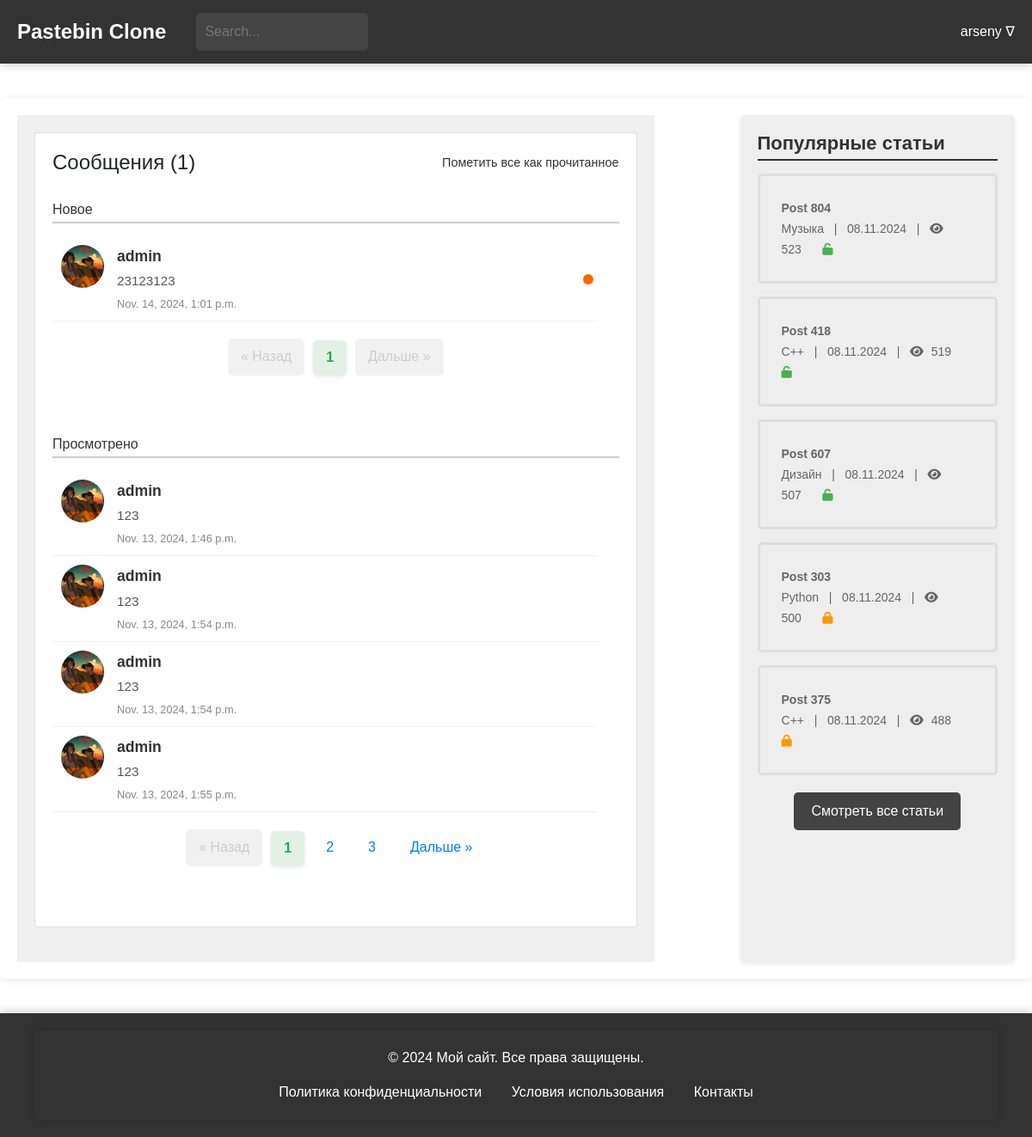
/general/messages/ (signed in), run on the app's committed database.
### users/models.py (models this page shows)
class CustomUser(AbstractUser):
    bio = models.TextField(blank=True, null=True)
    favorites = models.ManyToManyField('blog.Paste', related_name='favorited_by', blank=True)
    address = models.CharField(max_length=100, blank=True, null=True)
    avatar = models.ImageField(upload_to='avatars/', blank=True, null=True)
    groups = models.ManyToManyField(
        'auth.Group',
        related_name='customuser_set',
        blank=True
    )
    user_permissions = models.ManyToManyField(
        'auth.Permission',
        related_name='customuser_set',
        blank=True
    )
    def __str__(self):
        return self.username
    class Meta:
        verbose_name = "Пользователь"
        verbose_name_plural = "Пользователи"

### general/models.py (models this page shows, shortened)
class Messages(models.Model):
    user = models.ForeignKey(CustomUser, on_delete=models.CASCADE, related_name='message_receiver', default=None)
    sender = models.ForeignKey(CustomUser, on_delete=models.CASCADE, related_name='message_sender', default=None)
    post = models.ForeignKey(Paste, on_delete=models.CASCADE)
    text = models.TextField()
    send_time = models.DateTimeField(auto_now_add=True)
    is_checked = models.BooleanField(default=False)
    class Meta:
        verbose_name = 'Сообщение'
        verbose_name_plural = 'Сообщения'

### blog/models.py (models this page shows, shortened)
class Paste(models.Model):
    ACCESS_STATUS_CHOICES = [
        (0, 'Private'),
        (1, 'Public'),
        (2, 'Draft'),
    ]
    TIME_LIVE_CHOICES = [
        (None, 'Никогда'),
        (timedelta(minutes=2), 'Через 2 минуты'),
        (timedelta(hours=1), 'Через 1 час'),
        (timedelta(days=1), 'Через 1 день'),
        (timedelta(weeks=1), 'Через 1 неделю'),
    ]
    title = models.CharField(max_length=200)
    content = models.TextField()
    author = models.ForeignKey(User, on_delete=models.CASCADE)
    created_at = models.DateTimeField(auto_now_add=True)
    updated_at = models.DateTimeField(auto_now=True)
    slug = models.UUIDField(default=uuid.uuid4, editable=False, unique=True)
    tags = models.ManyToManyField(Tag, related_name='posts')
    category = models.ForeignKey(Category, on_delete=models.SET_NULL, null=True)
    access_status = models.IntegerField(choices=ACCESS_STATUS_CHOICES, default=1)
    time_live = models.DurationField(null=True, blank=True)
    password = models.CharField(max_length=100, null=True, blank=True)
    is_delete_after_read = models.BooleanField(default=False)
    views_count = models.PositiveIntegerField(default=0)
    favourite_count = models.PositiveIntegerField(default=0)
    def get_formatted_created_at(self):
        return self.created_at.strftime('%d.%m.%Y')
    class Meta:
        verbose_name = 'Паста'
        verbose_name_plural = 'Паста'

class Category(models.Model):
    name = models.CharField(max_length=30, unique=True)
    parent = models.ForeignKey(
        'self',
        on_delete=models.CASCADE,
        null=True, blank=True,
        related_name='subcategories'
    )
    def __str__(self):
        return self.name
    class Meta:
        verbose_name = 'Категория'
        verbose_name_plural = 'Категории'

### general/views.py (the view)
# urls.py: path('messages/', views.messages, name='messages'),
def messages(request):
    mess = Messages.objects.all().filter(user=request.user)
    unread_messages = mess.filter(is_checked=False)
    read_messages = mess.filter(is_checked=True)
    unread_paginator = Paginator(unread_messages, 4)  # 10 сообщений на страницу
    unread_page_number = request.GET.get('unread_page')
    unread_page_obj = unread_paginator.get_page(unread_page_number)
    read_paginator = Paginator(read_messages, 4)  # 10 сообщений на страницу
    read_page_number = request.GET.get('read_page')
    read_page_obj = read_paginator.get_page(read_page_number)
    popular_posts = Paste.objects.order_by('-views_count')[:5]
    return render(request, 'messages.html', {
        'popular_posts': popular_posts,
        'unread_messages': unread_page_obj,
        'read_messages': read_page_obj,
    })

### general/context_processors.py (called while the page is built)
def unread_counts(request):
    if request.user.is_authenticated:
        unread_messages_count = Messages.objects.filter(user=request.user, is_checked=False).count()
        unread_notifications_count = Notifications.objects.filter(user=request.user, is_checked=False).count()
    else:
        unread_messages_count = 0
        unread_notifications_count = 0
    return {
        'unread_messages_count': unread_messages_count,
        'unread_notifications_count': unread_notifications_count,
    }

### general/templates/messages.html (shortened to what this page needs)
{% extends 'blog/temps/base.html' %}
{% load static %}
{% block head %}
<link href="https://stackpath.bootstrapcdn.com/bootstrap/4.5.2/css/bootstrap.min.css" rel="stylesheet">
<link rel="stylesheet" href="https://cdnjs.cloudflare.com/ajax/libs/font-awesome/5.15.1/css/all.min.css">
<link rel="stylesheet" type="text/css" href="{% static 'css/user_profile.css' %}">
<link rel="stylesheet" type="text/css" href="{% static 'css/messages.css' %}">
{% endblock %}
{% block content %}
<main>
    <div class="main-container">
        <div class="left-block">
            <div class="card messages-block">
                <div class="card-body">
                    <div class="card-title-container">
                        <h4 class="card-title">Сообщения ({{ unread_messages.paginator.count }})</h4>
                        <a href="{% url 'general:mark-all-messages-read' %}" class="mark-all-read">Пометить все как
                            прочитанное</a>
                    </div>
                    <div class="messages-section">
                        <h4 class="section-title">Новое</h4>
                        <ul class="messages-list">
                            {% for message in unread_messages %}
                            <li class="message-item">
                                <a href="{% url 'general:mark-message-read' message.id %}" class="message-link">
                                    <div class="message-avatar">
                                        <img src="{% if message.sender.avatar %}{{ message.sender.avatar.url }}{% else %}https://th.bing.com/th/id/OIP.0TsJGYhWWOy_hBFOH0hX-gHaHa?rs=1&pid=ImgDetMain{% endif %}"
                                             alt="Avatar" class="avatar-img">
                                    </div>
                                    <div class="message-content">
                                        <span class="message-sender">{{ message.sender }}</span>
                                        <p class="message-text">{{ message.text }}</p>
                                        <span class="message-time">{{ message.send_time }}</span>
                                    </div>
                                    <span class="notification-badge"></span>
                                </a>
                            </li>
                            {% empty %}
                            <p class="no-messages">Нет новых сообщений.</p>
                            {% endfor %}
                        </ul>
                        {% include 'temps/messages_paginator_unread.html' %}
                    </div>
                    <div class="messages-section">
                        <h4 class="section-title">Просмотрено</h4>
                        <ul class="messages-list">
                            {% for message in read_messages %}
                            <li class="message-item">
                                <a href="{% url 'blog:post-detail' message.post.slug %}" class="message-link">
                                    <div class="message-avatar">
                                        <img src="{% if message.sender.avatar %}{{ message.sender.avatar.url }}{% else %}https://th.bing.com/th/id/OIP.0TsJGYhWWOy_hBFOH0hX-gHaHa?rs=1&pid=ImgDetMain{% endif %}"
                                             alt="Avatar" class="avatar-img">
                                    </div>
                                    <div class="message-content">
                                        <span class="message-sender">{{ message.sender }}</span>
                                        <p class="message-text">{{ message.text }}</p>
                                        <span class="message-time">{{ message.send_time }}</span>
                                    </div>
                                </a>
                            </li>
                            {% empty %}
                            <p class="no-messages">Нет прочитанных сообщений.</p>
                            {% endfor %}
                        </ul>
                        {% include 'temps/messages_paginator_read.html' %}
                    </div>
                </div>
            </div>
        </div>
        {% include 'blog/temps/popular_posts.html' %}
    </div>
</main>
{% endblock %}

### blog/templates/blog/temps/header.html (shortened to what this page needs)
{% load static %}
<head>
    <link rel="stylesheet" type="text/css" href="{% static 'css/header.css' %}">
</head>
<header>
    <div class="header-container">
        <a href="{% url 'blog:index' %}" style='all: unset;'>
            <div class="header-logo">Pastebin Clone</div>
        </a>
        <div class="header-search">
            <form method="get" action="{% url 'blog:posts-list' %}">
                <input type="search" name="search" placeholder="Search..." value="{{ search_query }}">
            </form>
        </div>
        {% if request.user.is_authenticated %}
        <div class="header-auth">
            <span class="dropdown-toggle" style="margin-left: 10px; position: relative;">
                {{ request.user.username }} &#8711;
            </span>
        </div>
        {% else %}
        <div class="header-auth">
            <a href="{% url 'users:login' %}" class="auth-link">Log In /</a>
            <a href="{% url 'users:register' %}" class="auth-link">Sign In</a>
        </div>
        {% endif %}
    </div>
</header>

### blog/templates/blog/temps/popular_posts.html
{% load static %}
<head>
    <link rel="stylesheet" type="text/css" href="{% static 'css/popular_posts.css' %}">
    <link rel="stylesheet" href="https://cdnjs.cloudflare.com/ajax/libs/font-awesome/6.0.0-beta3/css/all.min.css">
</head>
<div class="right-block">
    <h2>Популярные статьи</h2>
    <ul>
        {% for popular_post in popular_posts %}
        <li>
            <a href="{% url 'blog:post-detail' popular_post.slug %}">
                <span class="article-title">{{popular_post.title}}</span>
                <br>
                <span class="article-meta">{{ popular_post.category }} &nbsp; | &nbsp; {{ popular_post.get_formatted_created_at }} &nbsp; |  &nbsp;
                                    <i class="fa fa-eye"></i> <span
                            class="view-count">{{popular_post.views_count}}</span></span>
                {% if popular_post.password %}
                <span><i class="fa fa-lock" aria-hidden="true" style="color: #FF9800;"></i></span>
                {% else %}
                <span><i class="fa fa-unlock" aria-hidden="true" style="color: #4CAF50;"></i></span>
                {% endif %}
            </a>
        </li>
        {% endfor %}
    </ul>
     <div class="all-posts-link">
        <a href="{% url 'blog:posts-list' %}">Смотреть все статьи</a>
    </div>
</div>

### users/static/css/user_profile.css (style rules this page uses)
body { margin: 0; padding: 0; font-family: Arial, sans-serif; }
.main-container { display: flex; justify-content: space-between; max-width: 1400px; margin: 40px auto; padding: 20px; box-shadow: 0 2px 10px rgba(0, 0, 0, 0.1); border-radius: 8px; background-color: #ffffff; }
.left-block { width: 70%; background-color: #f0f0f0; padding: 20px; margin-right: 50px; overflow-y: auto; flex-grow: 1; }
.right-block { width: 30%; background-color: #eeeeee; padding: 20px; height: auto; border-radius: 5px; margin-left: 50px; }
.right-block h2 { font-size: 22px; font-weight: bold; margin-bottom: 15px; color: #333; border-bottom: 2px solid #333333FF; padding-bottom: 5px; }
.right-block ul { list-style: none; padding: 0; margin: 0; }
.right-block li { margin-bottom: 15px; padding: 10px; border: 3px solid #ddd; border-radius: 5px; transition: background-color 0.3s; }
.right-block a { display: block; padding: 15px; color: #333; text-decoration: none; border-radius: 5px; transition: background-color 0.3s; }
.right-block span { font-size: 14px; color: #666; }
.right-block i { font-size: 14px; margin-right: 5px; }
.article-title { font-weight: bold; font-size: 34px; }
.view-count { margin-left: 0; }

### general/static/css/messages.css (style rules this page uses)
body { margin: 0; padding: 0; font-family: Arial, sans-serif; }
.main-container { display: flex; justify-content: space-between; max-width: 1400px; margin: 40px auto; padding: 20px; box-shadow: 0 2px 10px rgba(0, 0, 0, 0.1); border-radius: 8px; background-color: #ffffff; }
.left-block { width: 70%; background-color: #f0f0f0; padding: 20px; margin-right: 50px; overflow-y: auto; flex-grow: 1; }
.right-block { width: 30%; background-color: #eeeeee; padding: 20px; height: auto; border-radius: 5px; margin-left: 50px; }
.right-block h2 { font-size: 22px; font-weight: bold; margin-bottom: 15px; color: #333; border-bottom: 2px solid #333333FF; padding-bottom: 5px; }
.right-block ul { list-style: none; padding: 0; margin: 0; }
.right-block li { margin-bottom: 15px; padding: 10px; border: 3px solid #ddd; border-radius: 5px; transition: background-color 0.3s; }
.right-block a { display: block; padding: 15px; color: #333; text-decoration: none; border-radius: 5px; transition: background-color 0.3s; }
.right-block span { font-size: 14px; color: #666; }
.right-block i { font-size: 14px; margin-right: 5px; }
.article-title { font-weight: bold; font-size: 34px; }
.view-count { margin-left: 0; }
.messages-block { margin-bottom: 20px; }
.messages-list { list-style: none; padding: 0; margin: 0; }
.message-item { padding: 0; }
.message-link { display: flex; align-items: flex-start; padding: 10px; border-bottom: 1px solid #f1f1f1; text-decoration: none; color: inherit; transition: background-color 0.3s; }
.message-avatar { margin-right: 15px; }
.avatar-img { width: 50px; height: 50px; border-radius: 50%; object-fit: cover; }
.message-content { flex-grow: 1; }
.message-sender { font-weight: bold; font-size: 1.1em; color: #333; }
.message-text { margin: 5px 0; font-size: 0.95em; color: #555; }
.message-time { font-size: 0.8em; color: #888; display: block; margin-top: 5px; }
.message-item { position: relative; padding-right: 25px; }
.notification-badge { position: absolute; top: 50%; right: 10px; margin-right: 20px; width: 12px; height: 12px; background-color: #ff6600; border-radius: 50%; display: inline-block; transform: translateY(-50%); }
.card-title-container { display: flex; justify-content: space-between; align-items: center; margin-bottom: 10px; }
.card-title { margin: 0; font-size: 1.5em; }
.mark-all-read { font-size: 0.9em; color: #333333; text-decoration: none; cursor: pointer; }
.messages-section { margin-bottom: 30px; padding-top: 20px; }
.section-title { font-size: 1em; color: #333; margin-bottom: 15px; border-bottom: 2px solid #ccc; padding-bottom: 5px; }
.notification-badge { position: absolute; top: 50%; right: 10px; width: 12px; height: 12px; background-color: #ff6600; border-radius: 50%; transform: translateY(-50%); }

### blog/static/css/footer.css (style rules this page uses)
html, body { height: 100%; margin: 0; }
body { display: flex; flex-direction: column; }
main { flex: 1; }

### data on the page
CustomUser: user.username "arseny"
Messages: sender.avatar (picture), sender "admin", text "23123123", send_time "Nov. 14, 2024, 1:01 p.m."
Messages: sender.avatar (picture), sender "admin", text "123", send_time "Nov. 13, 2024, 1:46 p.m."
Messages: sender.avatar (picture), sender "admin", text "123", send_time "Nov. 13, 2024, 1:54 p.m."
Messages: sender.avatar (picture), sender "admin", text "123", send_time "Nov. 13, 2024, 1:54 p.m."
Messages: sender.avatar (picture), sender "admin", text "123", send_time "Nov. 13, 2024, 1:55 p.m."
Paste: title "Post 804", category "Музыка", get_formatted_created_at "08.11.2024", views_count "523"
Paste: title "Post 418", category "С++", get_formatted_created_at "08.11.2024", views_count "519"
Paste: title "Post 607", category "Дизайн", get_formatted_created_at "08.11.2024", views_count "507"
Paste: title "Post 303", category "Python", get_formatted_created_at "08.11.2024", views_count "500"
Paste: title "Post 375", category "С++", get_formatted_created_at "08.11.2024", views_count "488"

### other printed values
{{ unread_messages.paginator.count }} "1"
{{ num }} "1"
{{ num }} "2" "3"
